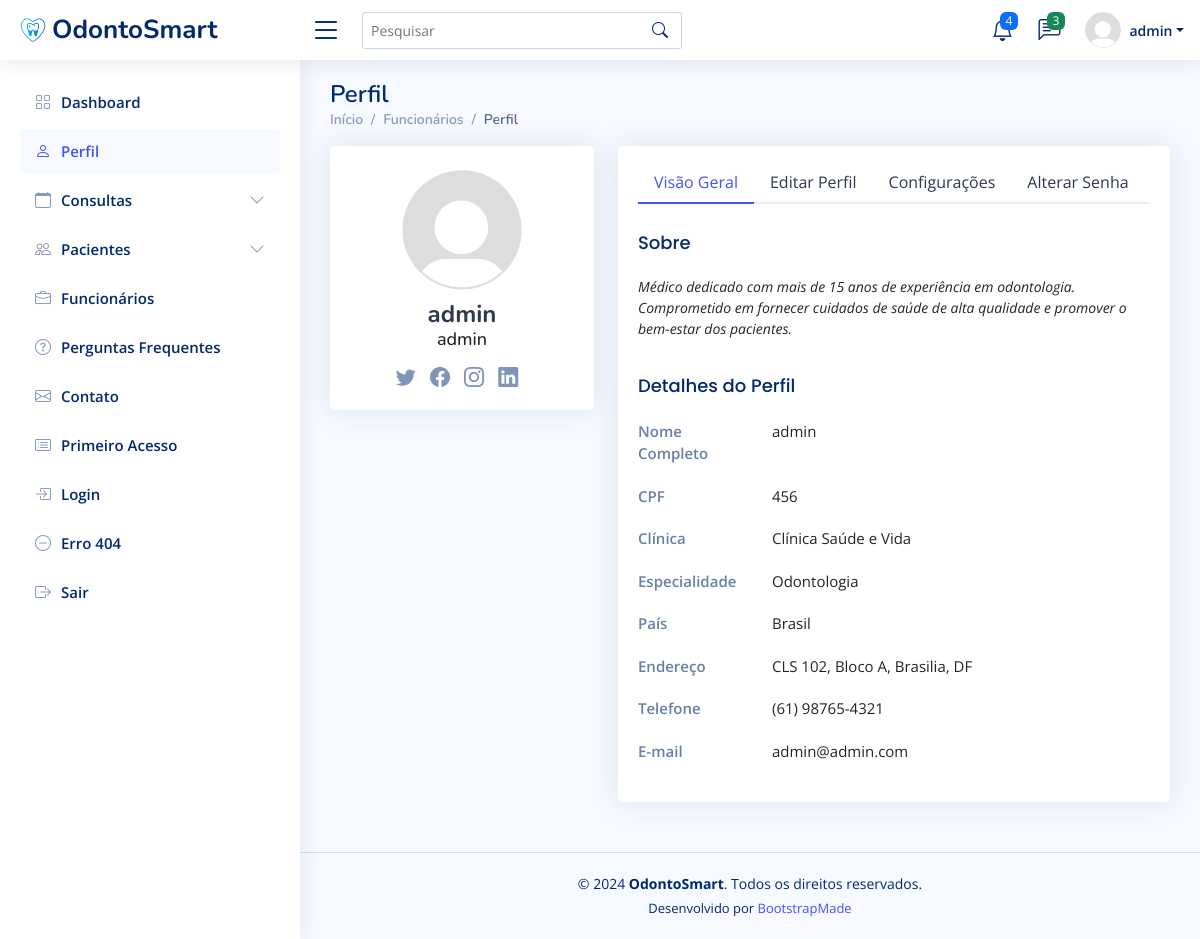
Before: /perfil/ (signed in) with the older database file.
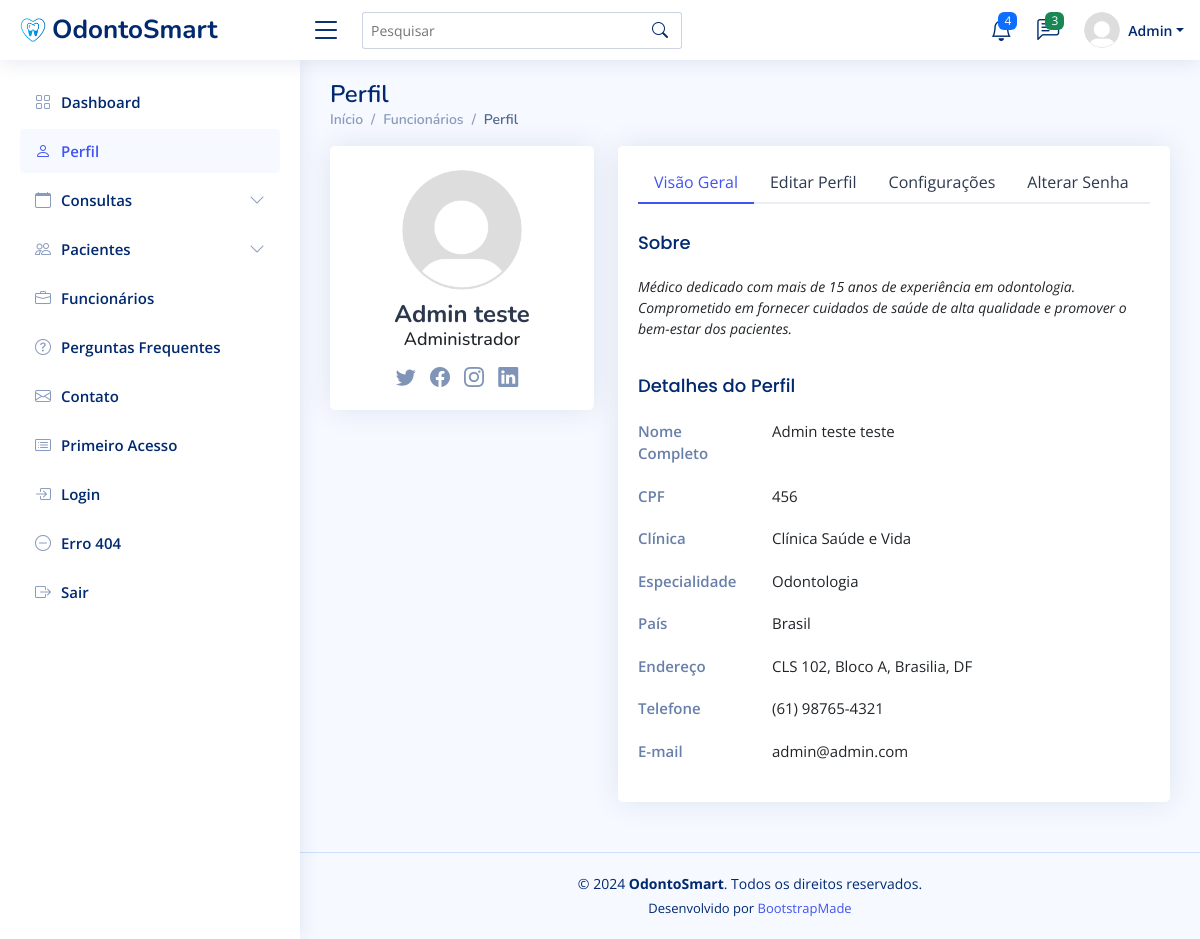
After: the same page with the newer database file.
### clinicaMedica/models.py (models this page shows, shortened)
class Funcionario(AbstractBaseUser, PermissionsMixin):
    id_funcionario = models.AutoField(primary_key=True)
    cpf = models.CharField(max_length=11, unique=True)
    email = models.EmailField(unique=True, blank=False)
    salario = models.DecimalField(max_digits=10, decimal_places=2)
    cargo = models.CharField(max_length=50)
    nome = models.CharField(max_length=50)
    is_first_login = models.BooleanField(default=True)
    is_staff = models.BooleanField(default=False)
    objects = FuncionarioManager()
    USERNAME_FIELD = 'email'
    REQUIRED_FIELDS = ['cpf', 'nome', 'cargo', 'salario']
    def first_name(self):
        return self.nome.split()[0]
    def first_two_names(self):
        parts = self.nome.split()
        if len(parts) == 1:
            return self.nome
        elif len(parts) == 2:
            return f"{parts[0]} {parts[1]}"
        else:
            return f"{parts[0]} {parts[-1]}"

### clinicaMedica/views.py (the view)
# urls.py: path('perfil/', views.perfil, name='perfil'),
@login_required
def perfil(request):
    return render(request, 'users-profile.html')

### clinicaMedica/templates/users-profile.html (shortened to what this page needs)
{% load static %}
<!DOCTYPE html>
<html lang="pt-br">
  <head>
    <link
      href="{% static 'vendor/bootstrap/css/bootstrap.min.css' %}"
      rel="stylesheet"
    />
    <link
      href="{% static 'vendor/bootstrap-icons/bootstrap-icons.css' %}"
      rel="stylesheet"
    />
    <link
      href="{% static 'vendor/boxicons/css/boxicons.min.css' %}"
      rel="stylesheet"
    />
    <link href="{% static 'vendor/quill/quill.snow.css' %}" rel="stylesheet" />
    <link
      href="{% static 'vendor/quill/quill.bubble.css' %}"
      rel="stylesheet"
    />
    <link
      href="{% static 'vendor/remixicon/remixicon.css' %}"
      rel="stylesheet"
    />
    <link
      href="{% static 'vendor/simple-datatables/style.css' %}"
      rel="stylesheet"
    />
    <link href="{% static 'css/style.css' %}" rel="stylesheet" />
  </head>
  <body>
    <header id="header" class="header fixed-top d-flex align-items-center">
      <div class="d-flex align-items-center justify-content-between">
        <a href="{% url 'dashboard' %}" class="logo d-flex align-items-center">
          <img src="{% static 'img/logo.png' %}" alt="" />
          <span class="d-none d-lg-block">OdontoSmart</span>
        </a>
        <i class="bi bi-list toggle-sidebar-btn"></i>
      </div>
      <div class="search-bar">
        <form
          class="search-form d-flex align-items-center"
          method="POST"
          action="#"
        >
          <input
            type="text"
            name="query"
            placeholder="Pesquisar"
            title="Pesquisar"
          />
          <button type="submit" title="Pesquisar">
            <i class="bi bi-search"></i>
          </button>
        </form>
      </div>
      <nav class="header-nav ms-auto">
        <ul class="d-flex align-items-center">
          <li class="nav-item dropdown">
            <a class="nav-link nav-icon" href="#" data-bs-toggle="dropdown">
              <i class="bi bi-bell"></i>
              <span class="badge bg-primary badge-number">4</span> </a
            >
          </li>
          <li class="nav-item dropdown">
            <a class="nav-link nav-icon" href="#" data-bs-toggle="dropdown">
              <i class="bi bi-chat-left-text"></i>
              <span class="badge bg-success badge-number">3</span> </a
            >
          </li>
          <li class="nav-item dropdown pe-3">
            <a
              class="nav-link nav-profile d-flex align-items-center pe-0"
              href="#"
              data-bs-toggle="dropdown"
            >
              <img
                src="{% static 'img/profile-img.png' %}"
                alt="Perfil"
                class="rounded-circle"
              />
              <span class="d-none d-md-block dropdown-toggle ps-2"
                >{{ user.first_name }}</span
              > </a
            >
          </li>
        </ul>
      </nav>
    </header>
    <aside id="sidebar" class="sidebar">
      <ul class="sidebar-nav" id="sidebar-nav">
        <li class="nav-item">
          <a class="nav-link collapsed" href="{% url 'dashboard' %}">
            <i class="bi bi-grid"></i>
            <span>Dashboard</span>
          </a>
        </li>
        <li class="nav-item">
          <a class="nav-link" href="{% url 'perfil' %}">
            <i class="bi bi-person"></i>
            <span>Perfil</span>
          </a>
        </li>
        <li class="nav-item">
          <a
            href="#"
            class="nav-link collapsed"
            data-bs-target="#consultas-nav"
            data-bs-toggle="collapse"
          >
            <i class="bi bi-calendar"></i><span>Consultas</span
            ><i class="bi bi-chevron-down ms-auto"></i>
          </a>
        </li>
        <li class="nav-item">
          <a
            href="#"
            class="nav-link collapsed"
            data-bs-target="#pacientes-nav"
            data-bs-toggle="collapse"
          >
            <i class="bi bi-people"></i><span>Pacientes</span
            ><i class="bi bi-chevron-down ms-auto"></i>
          </a>
        </li>
        <li class="nav-item">
          <a class="nav-link collapsed" href="{% url 'funcionario' %}">
            <i class="bi bi-briefcase"></i>
            <span>Funcionários</span>
          </a>
        </li>
        <li class="nav-item">
          <a class="nav-link collapsed" href="{% url 'faq' %}">
            <i class="bi bi-question-circle"></i>
            <span>Perguntas Frequentes</span>
          </a>
        </li>
        <li class="nav-item">
          <a class="nav-link collapsed" href="pages-contact.html">
            <i class="bi bi-envelope"></i>
            <span>Contato</span>
          </a>
        </li>
        <li class="nav-item">
          <a class="nav-link collapsed" href="primeiro-acesso.html">
            <i class="bi bi-card-list"></i>
            <span>Primeiro Acesso</span>
          </a>
        </li>
        <li class="nav-item">
          <a class="nav-link collapsed" href="pages-login.html">
            <i class="bi bi-box-arrow-in-right"></i>
            <span>Login</span>
          </a>
        </li>
        <li class="nav-item">
          <a class="nav-link collapsed" href="pages-error-404.html">
            <i class="bi bi-dash-circle"></i>
            <span>Erro 404</span>
          </a>
        </li>
        <li class="nav-item">
          <a class="nav-link collapsed" href="{% url 'logout' %}">
            <i class="bi bi-box-arrow-right"></i>
            <span>Sair</span>
          </a>
        </li>
      </ul>
    </aside>
    <main id="main" class="main">
      <div class="pagetitle">
        <h1>Perfil</h1>
        <nav>
          <ol class="breadcrumb">
            <li class="breadcrumb-item"><a href="{% url 'dashboard' %}">Início</a></li>
            <li class="breadcrumb-item">
              <a href="{% url 'funcionario' %}">Funcionários</a>
            </li>
            <li class="breadcrumb-item active">Perfil</li>
          </ol>
        </nav>
      </div>
      <section class="section profile">
        <div class="row">
          <div class="col-xl-4">
            <div class="card">
              <div
                class="card-body profile-card pt-4 d-flex flex-column align-items-center"
              >
                <img
                  src="{% static 'img/profile-img.png' %}"
                  alt="Perfil"
                  class="rounded-circle"
                />
                <h2>{{ user.first_two_names }}</h2>
                <h3>{{ user.cargo }}</h3>
                <div class="social-links mt-2">
                  <a href="#" class="twitter"><i class="bi bi-twitter"></i></a>
                  <a href="#" class="facebook"
                    ><i class="bi bi-facebook"></i
                  ></a>
                  <a href="#" class="instagram"
                    ><i class="bi bi-instagram"></i
                  ></a>
                  <a href="#" class="linkedin"
                    ><i class="bi bi-linkedin"></i
                  ></a>
                </div>
              </div>
            </div>
          </div>
          <div class="col-xl-8">
            <div class="card">
              <div class="card-body pt-3">
                <ul class="nav nav-tabs nav-tabs-bordered">
                  <li class="nav-item">
                    <button
                      class="nav-link active"
                      data-bs-toggle="tab"
                      data-bs-target="#profile-overview"
                    >
                      Visão Geral
                    </button>
                  </li>
                  <li class="nav-item">
                    <button
                      class="nav-link"
                      data-bs-toggle="tab"
                      data-bs-target="#profile-edit"
                    >
                      Editar Perfil
                    </button>
                  </li>
                  <li class="nav-item">
                    <button
                      class="nav-link"
                      data-bs-toggle="tab"
                      data-bs-target="#profile-settings"
                    >
                      Configurações
                    </button>
                  </li>
                  <li class="nav-item">
                    <button
                      class="nav-link"
                      data-bs-toggle="tab"
                      data-bs-target="#profile-change-password"
                    >
                      Alterar Senha
                    </button>
                  </li>
                </ul>
                <div class="tab-content pt-2">
                  <div
                    class="tab-pane fade show active profile-overview"
                    id="profile-overview"
                  >
                    <h5 class="card-title">Sobre</h5>
                    <p class="small fst-italic">
                      Médico dedicado com mais de 15 anos de experiência em
                      odontologia. Comprometido em fornecer cuidados de saúde de
                      alta qualidade e promover o bem-estar dos pacientes.
                    </p>
                    <h5 class="card-title">Detalhes do Perfil</h5>
                    <div class="row">
                      <div class="col-lg-3 col-md-4 label">Nome Completo</div>
                      <div class="col-lg-9 col-md-8">{{ user.nome }}</div>
                    </div>
                    <div class="row">
                      <div class="col-lg-3 col-md-4 label">CPF</div>
                      <div class="col-lg-9 col-md-8">{{ user.cpf }}</div>
                    </div>
                    <div class="row">
                      <div class="col-lg-3 col-md-4 label">Clínica</div>
                      <div class="col-lg-9 col-md-8">Clínica Saúde e Vida</div>
                    </div>
                    <div class="row">
                      <div class="col-lg-3 col-md-4 label">Especialidade</div>
                      <div class="col-lg-9 col-md-8">Odontologia</div>
                    </div>
                    <div class="row">
                      <div class="col-lg-3 col-md-4 label">País</div>
                      <div class="col-lg-9 col-md-8">Brasil</div>
                    </div>
                    <div class="row">
                      <div class="col-lg-3 col-md-4 label">Endereço</div>
                      <div class="col-lg-9 col-md-8">
                        CLS 102, Bloco A, Brasilia, DF
                      </div>
                    </div>
                    <div class="row">
                      <div class="col-lg-3 col-md-4 label">Telefone</div>
                      <div class="col-lg-9 col-md-8">(61) 98765-4321</div>
                    </div>
                    <div class="row">
                      <div class="col-lg-3 col-md-4 label">E-mail</div>
                      <div class="col-lg-9 col-md-8">
                        {{ user.email }}
                      </div>
                    </div>
                  </div>
                </div>
              </div>
            </div>
          </div>
        </div>
      </section>
    </main>
    <footer id="footer" class="footer">
      <div class="copyright">
        &copy; 2024 <strong><span>OdontoSmart</span></strong
        >. Todos os direitos reservados.
      </div>
      <div class="credits">
        Desenvolvido por <a href="https://bootstrapmade.com/">BootstrapMade</a>
      </div>
    </footer>
  </body>
</html>

Changed rows visible on the page:
changed Funcionario "admin@admin.com": first_name "admin" → "Admin"; first_two_names "admin" → "Admin teste"; cargo "admin" → "Administrador"; nome "admin" → "Admin teste teste"
